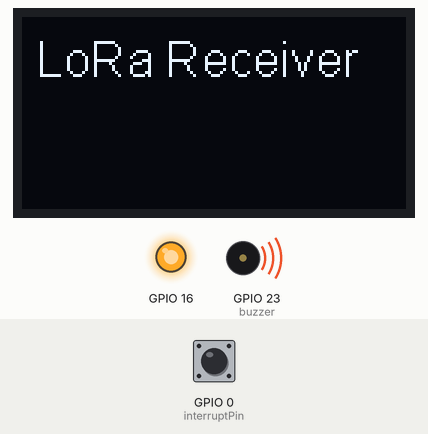
The sketch below on a simulated ESP32. On the bench: 128×64 one-colour display, output pins drawn as LEDs (lit = HIGH), buzzer (waves = sounding). The test bench sets the inputs (shaded band); at power-on: GPIO 0 (interruptPin) HIGH. No radio packets arrive unless stated; pins used as bus, display or sensor lines are not drawn; what the sketch prints to the serial monitor is not drawn.

Above: at 0.2 s.
Timing chart, 0 to 130.0 s (numbered marks = the images above):
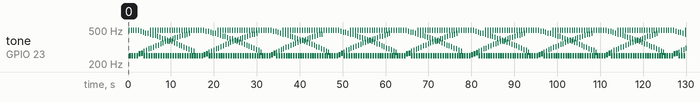

Measured:
- by itself, tone on GPIO 23 (buzzer): plays 498 Hz for 0.16 s, 250 Hz for 0.40 s, 498 Hz for 0.16 s, 250 Hz for 0.40 s, 498 Hz for 0.16 s, 250 Hz for 0.40 s … (785 notes in this stretch)

The sketch:

buzzer_essai2.ino
```cpp
#include <SPI.h>
#include <LoRa.h>
#include <Wire.h>
#include "SSD1306.h" // alias for `#include "SSD1306Wire.h"`

#define interruptPin 0 // PIN 0 for interrupt with PRG button
bool Pushdetected = false; // reset peak freq
int buzzer = 23 ;
int lum_max=700;

void gotPush(){   // reset peak freq on interrupt
 Pushdetected = true;
}

// Parameters you can play with :

int txPower = 14; // from 0 to 20, default is 14
int spreadingFactor = 12; // from 7 to 12, default is 12
long signalBandwidth = 125E3; // 7.8E3, 10.4E3, 15.6E3, 20.8E3, 31.25E3,41.7E3,62.5E3,125E3,250E3,500e3, default is 125E3
int codingRateDenominator=5; // Numerator is 4, and denominator from 5 to 8, default is 5
int preambleLength=8; // from 2 to 20, default is 8
String temp, hum, son, lum;
String text;

#define SS 18
#define RST 14
#define DI0 26
#define BAND 865E6  // Here you define the frequency carrier

SSD1306 display(0x3c, 4, 15); // Set the display

void setup() {
  Serial.begin(115200);
  while (!Serial);

  Serial.println("LoRa Receiver");
  Serial.print("SetFrequency : ");
  Serial.print(BAND);
  Serial.println("Hz");
  Serial.print("SetSpreadingFactor : SF");
  Serial.println(spreadingFactor);

 // init screen
  pinMode(16,OUTPUT);
  digitalWrite(16, LOW); // set GPIO16 low to reset OLED
  delay(50);
  digitalWrite(16, HIGH);

  display.init();
  display.flipScreenVertically();
  display.setFont(ArialMT_Plain_16);
  display.setTextAlignment(TEXT_ALIGN_LEFT);


  SPI.begin();
  LoRa.setPins(SS,RST,DI0);


  if (!LoRa.begin(BAND)) {
    Serial.println("Starting LoRa failed!");
    while (1);
  }
 LoRa.setTxPower(txPower,1);
 LoRa.setSpreadingFactor(spreadingFactor);
 LoRa.setSignalBandwidth(signalBandwidth);
 LoRa.setCodingRate4(codingRateDenominator);
 LoRa.setPreambleLength(preambleLength);

 display.drawString(5,5,"LoRa Receiver");
  display.display();


  // Define interrupt on PRG button to reset peak freq
  pinMode(interruptPin, INPUT_PULLUP);
attachInterrupt(digitalPinToInterrupt(interruptPin), gotPush, CHANGE);
  pinMode (buzzer, OUTPUT) ;

}
void loop() {
   // try to parse packet
  int packetSize = LoRa.parsePacket();
  if (packetSize) {
    display.clear();
    display.display();
    // received a packet
    Serial.print("Received packet '");


    // read packet
    while (LoRa.available()) {

      text = (char)LoRa.read();
      Serial.print(text);
      char currentid[64];
      text.toCharArray(currentid,64);
      display.drawString(10,5,currentid);
      //If lum plus de 700

    }
  }
{
  unsigned char i, j ;
 while (1)

  {
char lum;
if(lum > lum_max ){(Pushdetected);
  delay (90000000000000000);
}
  for (i = 0; i <80; i++) // When a frequency sound

    {
       digitalWrite (buzzer, HIGH) ; //send tone
      delay (1) ;
      digitalWrite (buzzer, LOW) ; //no tone
      delay (1) ;
       }

   for (i = 0; i <100; i++)
    {
      digitalWrite (buzzer, HIGH) ;
      delay (2) ;
      digitalWrite (buzzer, LOW) ;
      delay (2) ;
    }
     }
      }

  }
```
